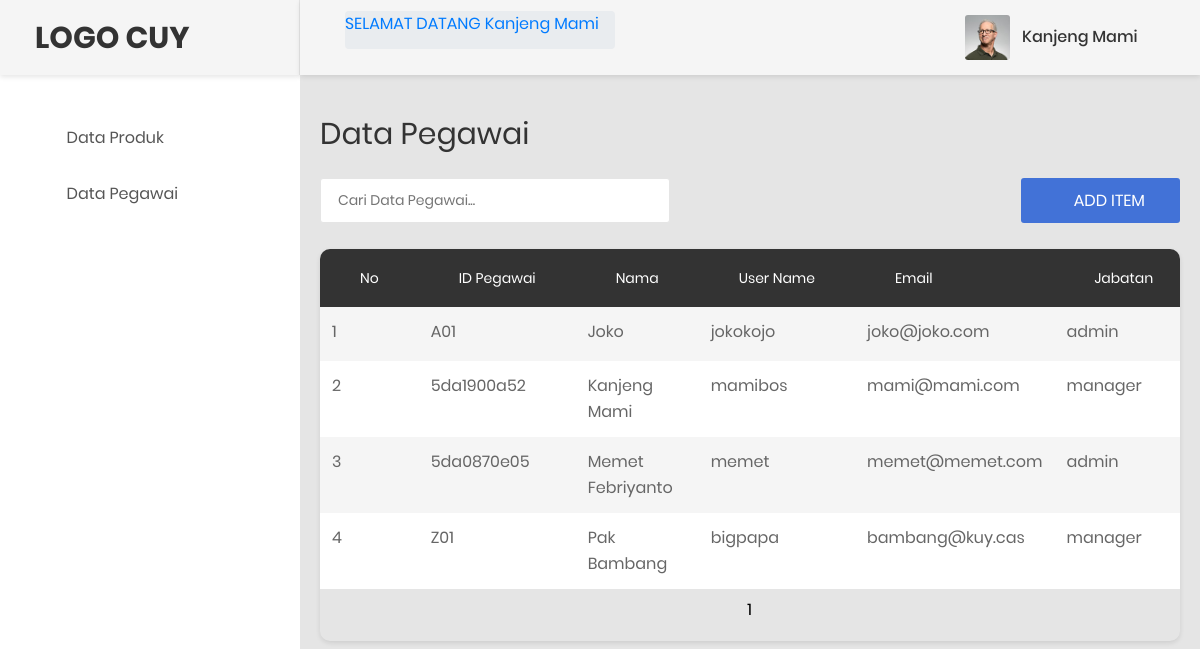
The page /admin/semua_pegawai.php (signed in) on the database its author committed.
### tables this page shows
CREATE TABLE `pegawai` (
  `idpegawai` varchar(10) NOT NULL,
  `username` varchar(20) NOT NULL,
  `nama_lengkap` varchar(50) NOT NULL,
  `email` varchar(50) NOT NULL,
  `idlevel` varchar(2) NOT NULL,
  `password` varchar(20) NOT NULL,
  `foto` varchar(255) DEFAULT NULL
);

CREATE TABLE `level_pegawai` (
  `idlevel` varchar(2) NOT NULL,
  `nama_level` varchar(8) NOT NULL
);

### admin/semua_pegawai.php (the view, shortened to what this page needs)
 <!DOCTYPE HTML PUBLIC "-//W3C//DTD HTML 4.01 Transitional//EN"
    "http://www.w3.org/TR/html401/loose.dtd">
    <html lang="en">
    <head>
        <?php
    require_once('config.php');
    $db =mysqli_connect($db_host, $db_username, $db_password, $db_database);
?>
        <link href="css/font-face.css" rel="stylesheet" media="all">
        <link href="vendor/font-awesome-4.7/css/font-awesome.min.css" rel="stylesheet" media="all">
        <link href="vendor/font-awesome-5/css/fontawesome-all.min.css" rel="stylesheet" media="all">
        <link href="vendor/mdi-font/css/material-design-iconic-font.min.css" rel="stylesheet" media="all">
        <link href="vendor/bootstrap-4.1/bootstrap.min.css" rel="stylesheet" media="all">
        <link href="vendor/animsition/animsition.min.css" rel="stylesheet" media="all">
        <link href="vendor/bootstrap-progressbar/bootstrap-progressbar-3.3.4.min.css" rel="stylesheet" media="all">
        <link href="vendor/wow/animate.css" rel="stylesheet" media="all">
        <link href="vendor/css-hamburgers/hamburgers.min.css" rel="stylesheet" media="all">
        <link href="vendor/slick/slick.css" rel="stylesheet" media="all">
        <link href="vendor/select2/select2.min.css" rel="stylesheet" media="all">
        <link href="vendor/perfect-scrollbar/perfect-scrollbar.css" rel="stylesheet" media="all">
        <link href="css/theme.css" rel="stylesheet" media="all">
         <link href="css/style.css" rel="stylesheet" media="all">
    </head>
    <body class="animsition">
        <div class="page-wrapper">
            <?php include('menuadmin.php'); ?>
            <div class="page-container">
                <?php include('headeradmin.php'); ?>
                <div class="main-content" style="padding-left: 20px ; width: 100% ; padding-right: 20px " >
                    <div class="row">
                            <div class="col-md-12">
                                <div class="overview-wrap">
                                    <h2 class="title-1">Data Pegawai</h2>
                                </div>
                            </div>
                    </div>
                    <br>
                    <div class="row">
                        <div class="col-md-12">
                            <div class="overview-wrap">
                                 <form action="" method="POST">
                                    <input class="au-input au-input--xl" type="text" name="keywords" placeholder="Cari Data Pegawai..." id="keywords" />
                                     <button class="au-btn" disabled="disabled" type="submit"  name="cari" id="tombol-cari">
                                    <i class="zmdi zmdi-search"></i>
                                    </button>
                                </form>
                                <form action="tambahpegawai.php" method="POST">
                                <button class="au-btn au-btn-icon au-btn--blue" >
                                        <i class="zmdi zmdi-plus"></i>add item</button>
                                </form>
                            </div>
                        </div>
                     </div>
                    <br>
                    <div id="container">
                        <div class="table-responsive table--no-card s-b-40">
                        <table class="table table-borderless table-striped table-produk">
                            <tr>
                                <th>No</th>
                                <th>ID Pegawai</th>
                                <th>Nama</th>
                                <th>User Name</th>
                                <th>Email</th>
                                <th>Jabatan</th>
                            </tr>
                    <?php
                        $halaman = 10;
                            $page = isset($_GET["halaman"]) ? (int)$_GET["halaman"] : 1;
                            $mulai = ($page>1) ? ($page * $halaman) - $halaman : 0;
                            $result = mysqli_query($db, "SELECT * FROM pegawai");
                            $total = mysqli_num_rows($result);
                            $pages = ceil($total/$halaman);
                        $query=" SELECT pegawai.idpegawai, pegawai.username, pegawai.nama_lengkap, pegawai.email , level_pegawai.nama_level FROM pegawai,level_pegawai WHERE pegawai.idlevel = level_pegawai.idlevel ORDER BY pegawai.nama_lengkap LIMIT $mulai, $halaman";
                        $result = mysqli_query($db, $query);
                        $no =$mulai+1;
                            while ($row = mysqli_fetch_array($result)) {
                                echo '<tr>';
                                echo '<td>'.$no++.'</td> ';
                                echo '<td>'.$row["idpegawai"].'</td> ';
                                echo '<td>'.$row["nama_lengkap"].'</td> ';
                                echo '<td>'.$row["username"].'</td>';
                                echo '<td>'.$row["email"].'</td>';
                                echo '<td>'.$row["nama_level"].'</td>';
                                echo '<td>
                                        <div class="table-data-feature">
                                        <a href="editpegawai.php?id='.$row["idpegawai"].'" class="klik_menu" id="edit">
                                            <button type="submit" class="item " data-toggle="tooltip" data-placement="top" title="Edit" name="edit">
                                                <i class="zmdi zmdi-edit"></i>
                                            </button>
                                        </a>'
                                ?>
                                    </div>
                                <?php
                                echo '</td></tr>';
                            }
                            ?>
                        </table>
                        <center>
                        <div class="pagination" >
                                <?php for ($i=1; $i<=$pages ; $i++){ ?>
                                  <a href="?halaman=<?php echo $i; ?>"><?php echo $i; ?></a>
                                <?php } ?>
                        </div>
                        </center>
                        </div>
                    </div>
                </div>
            </div>
        </div>
    </body>
    </html>

### admin/css/style.css (style rules this page uses)
.pagination { display: inline-block; margin-bottom: 10px; }
.pagination a { color: black; float: left; padding: 8px 16px; text-decoration: none; }

### rows shown on the page
pegawai: idpegawai "A01", nama_lengkap "Joko", username "jokokojo", email "joko@joko.com", idlevel.nama_level "admin"
pegawai: idpegawai "5da1900a52", nama_lengkap "Kanjeng Mami", username "mamibos", email "mami@mami.com", idlevel.nama_level "manager"
pegawai: idpegawai "5da0870e05", nama_lengkap "Memet Febriyanto", username "memet", email "memet@memet.com", idlevel.nama_level "admin"
pegawai: idpegawai "Z01", nama_lengkap "Pak Bambang", username "bigpapa", email "bambang@kuy.cas", idlevel.nama_level "manager"

### other values the page prints
$_SESSION['nama_lengkap'] "Kanjeng Mami"
